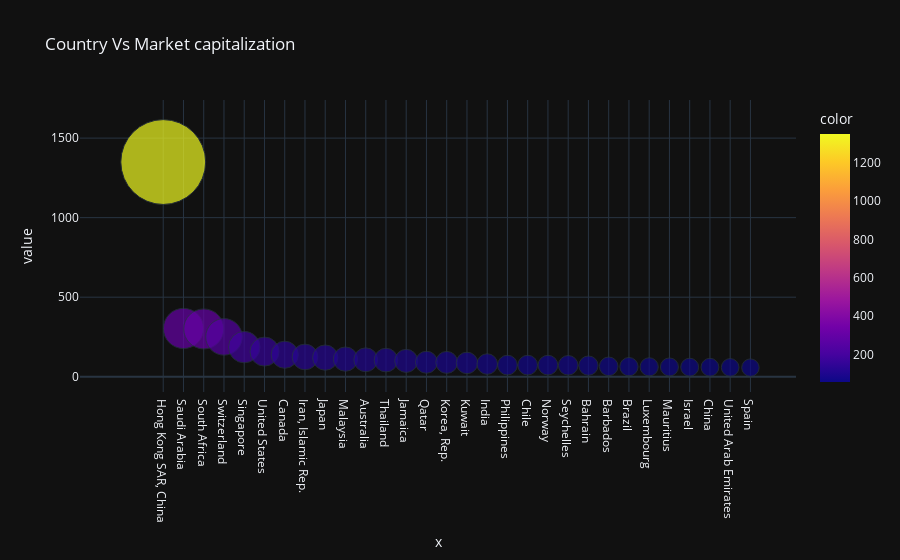

The code cell stored with this chart in its notebook:
### Markdown cell above
Here, the number of pupils in India, China and USA are in good numbers therefore this factor is playing a vital role in affecting the number of patents.

### Code cell
df = df.sort_values(by=['Market capitalization of listed domestic companies (% of GDP)'], ascending=False)
fig = px.scatter(df,x=df['Country Name'].head(30), y=[df['Market capitalization of listed domestic companies (% of GDP)'].head(30)],template = "plotly_dark", color=df['Market capitalization of listed domestic companies (% of GDP)'].head(30), 
                 hover_name=df['Country Name'].head(30), size_max=60,size=df['Market capitalization of listed domestic companies (% of GDP)'].head(30)
                 ,title="Country Vs Market capitalization")
fig.show()

### Figure 1 — Plotly figure (JSON) as saved in the notebook; plotly's stock layout.template omitted (floating-point values rounded to 4 significant figures)
{"data": [{"hovertemplate": "<b>%{hovertext}</b><br><br>x=%{x}<br>value=%{y}<br>size=%{marker.size}<br>color=%{marker.color}<extra></extra>", "hovertext": ["Hong Kong SAR, China", "Saudi Arabia", "South Africa", "Switzerland", "Singapore", "United States", "Canada", "Iran, Islamic Rep.", "Japan", "Malaysia", "Australia", "Thailand", "Jamaica", "Qatar", "Korea, Rep.", "Kuwait", "India", "Philippines", "Chile", "Norway", "Seychelles", "Bahrain", "Barbados", "Brazil", "Luxembourg", "Mauritius", "Israel", "China", "United Arab Emirates", "Spain"], "legendgroup": "", "marker": {"color": [1350.0, 303.5, 300.6, 250.7, 186.2, 158.1, 138.3, 124.2, 120.2, 110.8, 106.5, 104.6, 99.6, 91.02, 90.17, 86.74, 79.67, 73.06, 72.94, 72.88, 71.87, 69.87, 65.23, 63.23, 62.21, 61.34, 60.15, 59.63, 58.61, 57.23], "coloraxis": "coloraxis", "size": [1350.0, 303.5, 300.6, 250.7, 186.2, 158.1, 138.3, 124.2, 120.2, 110.8, 106.5, 104.6, 99.6, 91.02, 90.17, 86.74, 79.67, 73.06, 72.94, 72.88, 71.87, 69.87, 65.23, 63.23, 62.21, 61.34, 60.15, 59.63, 58.61, 57.23], "sizemode": "area", "sizeref": 0.3749, "symbol": "circle"}, "mode": "markers", "name": "", "orientation": "v", "showlegend": false, "type": "scatter", "x": ["Hong Kong SAR, China", "Saudi Arabia", "South Africa", "Switzerland", "Singapore", "United States", "Canada", "Iran, Islamic Rep.", "Japan", "Malaysia", "Australia", "Thailand", "Jamaica", "Qatar", "Korea, Rep.", "Kuwait", "India", "Philippines", "Chile", "Norway", "Seychelles", "Bahrain", "Barbados", "Brazil", "Luxembourg", "Mauritius", "Israel", "China", "United Arab Emirates", "Spain"], "xaxis": "x", "y": [1350.0, 303.5, 300.6, 250.7, 186.2, 158.1, 138.3, 124.2, 120.2, 110.8, 106.5, 104.6, 99.6, 91.02, 90.17, 86.74, 79.67, 73.06, 72.94, 72.88, 71.87, 69.87, 65.23, 63.23, 62.21, 61.34, 60.15, 59.63, 58.61, 57.23], "yaxis": "y"}], "layout": {"coloraxis": {"colorbar": {"title": {"text": "color"}}, "colorscale": [[0, "#0d0887"], [0.1111, "#46039f"], [0.2222, "#7201a8"], [0.3333, "#9c179e"], [0.4444, "#bd3786"], [0.5556, "#d8576b"], [0.6667, "#ed7953"], [0.7778, "#fb9f3a"], [0.8889, "#fdca26"], [1, "#f0f921"]]}, "legend": {"itemsizing": "constant", "tracegroupgap": 0}, "title": {"text": "Country Vs Market capitalization"}, "xaxis": {"anchor": "y", "domain": [0, 1], "title": {"text": "x"}}, "yaxis": {"anchor": "x", "domain": [0, 1], "title": {"text": "value"}}}}
